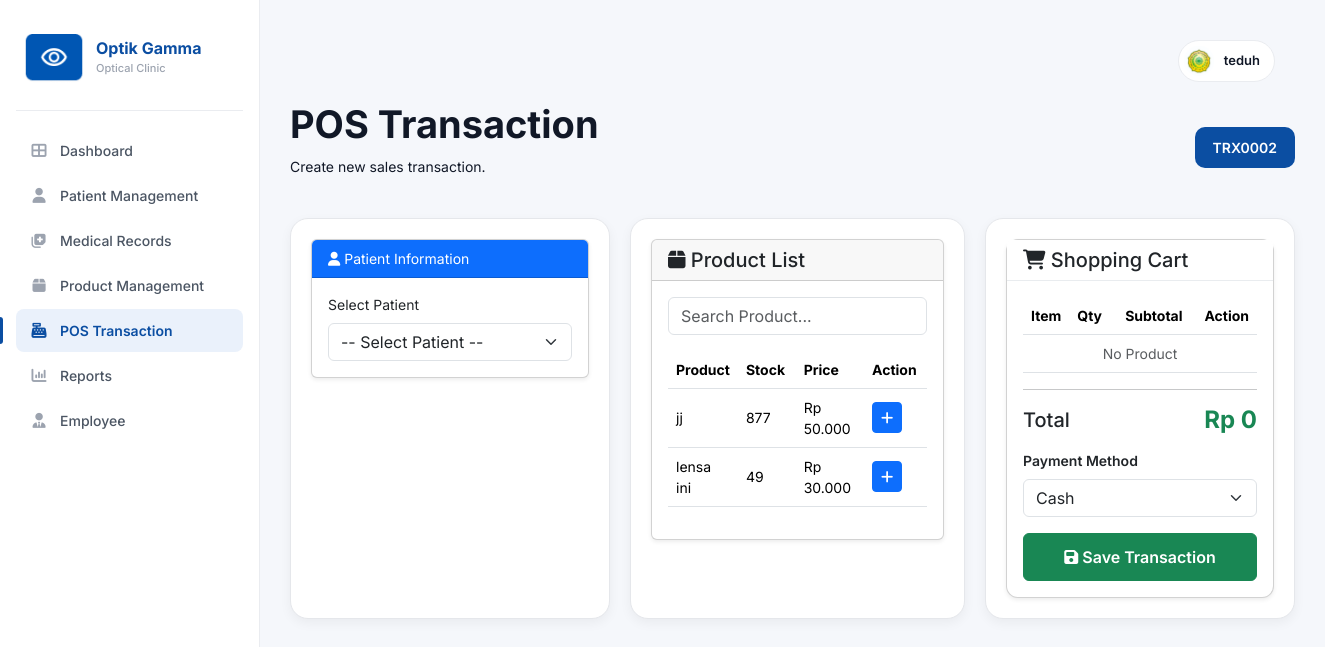
The page /transaction/index.php (signed in) on the database its author committed.
### tables this page shows
CREATE TABLE `users` (
  `id` int(11) NOT NULL,
  `nama` varchar(100) NOT NULL,
  `username` varchar(50) NOT NULL,
  `password` varchar(255) NOT NULL,
  `role` enum('Admin','Karyawan') NOT NULL,
  `no_hp` varchar(20) DEFAULT NULL,
  `email` varchar(100) DEFAULT NULL,
  `alamat` text DEFAULT NULL,
  `foto` varchar(255) DEFAULT 'default.png',
  `status` enum('Aktif','Nonaktif') DEFAULT 'Aktif',
  `created_at` timestamp NOT NULL DEFAULT current_timestamp()
);

CREATE TABLE `products` (
  `id` int(11) NOT NULL,
  `kode_produk` varchar(20) NOT NULL,
  `nama_produk` varchar(100) NOT NULL,
  `kategori` enum('Frame','Lensa','Aksesoris') NOT NULL,
  `merk` varchar(100) DEFAULT NULL,
  `harga_beli` decimal(12,2) DEFAULT 0.00,
  `harga_jual` decimal(12,2) DEFAULT 0.00,
  `stok` int(11) DEFAULT 0,
  `satuan` varchar(20) DEFAULT NULL,
  `deskripsi` text DEFAULT NULL,
  `created_at` timestamp NOT NULL DEFAULT current_timestamp()
);

### transaction/index.php (the view, shortened to what this page needs)
<?php
include "../config/database.php";
$user_id = intval($_SESSION['id']);
$queryUser = mysqli_query($conn, "
    SELECT *
    FROM users
    WHERE id = '$user_id'
    LIMIT 1
");
$user = mysqli_fetch_assoc($queryUser);
$foto = "../assets/img/default.png";
if (
    !empty($user['foto']) &&
    file_exists("../assets/img/profile/" . $user['foto'])
) {
    $foto = "../assets/img/profile/" . $user['foto'];
}
$products = mysqli_query($conn, "
    SELECT *
    FROM products
    WHERE stok > 0
    ORDER BY nama_produk ASC
");
$queryKode = mysqli_query($conn, "
    SELECT MAX(id) AS last_id
    FROM transactions
");
$dataKode = mysqli_fetch_assoc($queryKode);
$nextID = ($dataKode['last_id'] ?? 0) + 1;
$kodeTransaksi = "TRX" . str_pad($nextID, 4, "0", STR_PAD_LEFT);
?>
<!DOCTYPE html>
<html lang="id">
<head>
    <link href="https://cdn.jsdelivr.net/npm/bootstrap@5.3.3/dist/css/bootstrap.min.css" rel="stylesheet">
    <link rel="stylesheet" href="https://cdnjs.cloudflare.com/ajax/libs/font-awesome/6.6.0/css/all.min.css">
    <link rel="stylesheet" href="../assets/css/dashboard.css">
    <link rel="stylesheet" href="../assets/css/transaction.css">
</head>
<body>
    <div class="app-shell">
        <aside class="sidebar">
            <div class="brand">
                <div class="brand-logo">
                    <img src="../assets/img/logo.png" alt="Logo">
                </div>
                <div class="brand-text">
                    <div class="brand-name">Optik Gamma</div>
                    <div class="brand-sub">Optical Clinic</div>
                </div>
            </div>
            <?php
            $isAdmin = (strtolower($_SESSION['role']) == 'admin');
            ?>
            <nav class="side-nav">
                <a href="../dashboard.php" class="nav-item">
                    <i class="fa-solid fa-table-cells-large"></i>
                    Dashboard
                </a>
                <a href="../patient/index.php" class="nav-item">
                    <i class="fa-solid fa-user"></i>
                    Patient Management
                </a>
                <a href="../medical/index.php" class="nav-item">
                    <i class="fa-solid fa-notes-medical"></i>
                    Medical Records
                </a>
                <?php if ($isAdmin) { ?>
                    <a href="../product/index.php" class="nav-item">
                        <i class="fa-solid fa-box"></i>
                        Product Management
                    </a>
                <?php } ?>
                <a href="index.php" class="nav-item active">
                    <i class="fa-solid fa-cash-register"></i>
                    POS Transaction
                </a>
                <?php if ($isAdmin) { ?>
                    <a href="../reports/index.php" class="nav-item">
                        <i class="fa-solid fa-chart-column"></i>
                        Reports
                    </a>
                    <a href="../employee/index.php" class="nav-item">
                        <i class="fa-solid fa-user-tie"></i>
                        Employee
                    </a>
                <?php } ?>
            </nav>
        </aside>
        <main class="main">
            <header class="topbar">
                <div class="top-actions ms-auto">
                    <div class="admin-chip">
                        <img src="<?= $foto ?>" alt="Profile">
                        <span>
                            <?= htmlspecialchars($user['nama']) ?>
                        </span>
                    </div>
                </div>
            </header>
            <div class="page-header">
                <div>
                    <h2>POS Transaction</h2>
                    <p>Create new sales transaction.</p>
                </div>
                <div class="transaction-code">
                    <?= $kodeTransaksi ?>
                </div>
            </div>
            <form id="transactionForm" method="POST" action="save.php">
                <div class="transaction-grid">
                    <div class="left-panel">
                        <div class="card shadow-sm">
                            <div class="card-header bg-primary text-white">
                                <i class="fa fa-user"></i>
                                Patient Information
                            </div>
                            <div class="card-body">
                                <label class="form-label">Select Patient</label>
                                <select class="form-select" name="patient_id" id="patient" required>
                                    <option value="">-- Select Patient --</option>
                                </select>
                            </div>
                        </div>
                    </div>
                    <div class="center-panel">
                        <div class="card shadow-sm">
                            <div class="card-header">
                                <h5 class="mb-0">
                                    <i class="fa-solid fa-box"></i>
                                    Product List
                                </h5>
                            </div>
                            <div class="card-body">
                                <input type="text" class="form-control mb-3" id="searchProduct"
                                    placeholder="Search Product...">
                                <table class="table table-hover align-middle">
                                    <thead>
                                        <tr>
                                            <th>Product</th>
                                            <th width="100">Stock</th>
                                            <th width="150">Price</th>
                                            <th width="100">Action</th>
                                        </tr>
                                    </thead>
                                    <tbody id="productTable">
                                        <?php while ($prd = mysqli_fetch_assoc($products)) { ?>
                                            <tr>
                                                <td>
                                                    <?= htmlspecialchars($prd['nama_produk']) ?>
                                                </td>
                                                <td>
                                                    <?= $prd['stok'] ?>
                                                </td>
                                                <td>
                                                    Rp
                                                    <?= number_format($prd['harga_jual'], 0, ',', '.') ?>
                                                </td>
                                                <td>
                                                    <button type="button" class="btn btn-primary btn-sm btn-add"
                                                        data-id="<?= $prd['id'] ?>"
                                                        data-name="<?= htmlspecialchars($prd['nama_produk']) ?>"
                                                        data-price="<?= $prd['harga_jual'] ?>">
                                                        <i class="fa-solid fa-plus"></i>
                                                    </button>
                                                </td>
                                            </tr>
                                        <?php } ?>
                                    </tbody>
                                </table>
                            </div>
                        </div>
                    </div>
                    <div class="right-panel">
                        <div class="card shadow-sm">
                            <div class="card-header">
                                <h5 class="mb-0">
                                    <i class="fa-solid fa-cart-shopping"></i>
                                    Shopping Cart
                                </h5>
                            </div>
                            <div class="card-body">
                                <table class="table table-hover align-middle">
                                    <thead>
                                        <tr>
                                            <th>Item</th>
                                            <th width="110">Qty</th>
                                            <th width="130">Subtotal</th>
                                            <th width="60">Action</th>
                                        </tr>
                                    </thead>
                                    <tbody id="cartBody">
                                        <tr>
                                            <td colspan="4" class="text-center text-muted">
                                                No Product
                                            </td>
                                        </tr>
                                    </tbody>
                                </table>
                                <hr>
                                <div class="d-flex justify-content-between align-items-center mb-3">
                                    <h5 class="mb-0">Total</h5>
                                    <h4 class="text-success mb-0" id="grandTotal">
                                        Rp 0
                                    </h4>
                                </div>
                                <div class="mb-3">
                                    <label class="form-label fw-semibold">
                                        Payment Method
                                    </label>
                                    <select class="form-select" name="metode_pembayaran" required>
                                        <option value="Cash">Cash</option>
                                    </select>
                                </div>
                                <button type="submit" class="btn btn-success w-100">
                                    <i class="fa-solid fa-floppy-disk"></i>
                                    Save Transaction
                                </button>
                            </div>
                        </div>
                    </div>
                </div>
            </form>
        </main>
    </div>
</body>
</html>

### assets/css/dashboard.css (style rules this page uses)
* { margin: 0; padding: 0; box-sizing: border-box; font-family: 'Inter', sans-serif; }
:root { --primary: #0B4EA2; --primary-dark: #083A7B; --primary-soft: #EAF1FB; --text: #111827; --muted: #6B7280; --muted-2: #9CA3AF; --border: #EAECF0; --bg: #F5F7FB; --card: #ffffff; --green: #22c55e; --green-soft: #DCFCE7; --green-text: #166534; --blue-soft: #DBEAFE; --blue-text: #1E40AF; --red: #ef4444; --red-soft: #FEE2E2; --red-text: #B91C1C; }
body { background: var(--bg); color: var(--text); font-size: 14px; }
.app-shell { display: grid; grid-template-columns: 260px 1fr; min-height: 100vh; }
.sidebar { background: #fff; border-right: 1px solid var(--border); padding: 22px 16px; display: flex; flex-direction: column; position: sticky; top: 0; height: 100vh; }
.brand { display: flex; align-items: center; gap: 12px; padding: 6px 8px 22px; border-bottom: 1px solid var(--border); margin-bottom: 18px; }
.brand-logo { width: 60px; height: 60px; background: transparent; border-radius: 0; }
.brand-logo img { width: 100%; height: 100%; object-fit: contain; filter: none; }
.brand-name { font-size: 16px; font-weight: 700; color: var(--primary); line-height: 1.1; }
.brand-sub { font-size: 11px; color: var(--muted-2); font-weight: 500; margin-top: 2px; }
.side-nav { display: flex; flex-direction: column; gap: 2px; flex: 1; }
.nav-item { display: flex; align-items: center; gap: 12px; padding: 11px 14px; color: #4B5563; text-decoration: none; border-radius: 8px; font-size: 14px; font-weight: 500; position: relative; transition: background .18s, color .18s; }
.nav-item i { width: 18px; text-align: center; font-size: 15px; color: #9CA3AF; }
.nav-item.active { background: var(--primary-soft); color: var(--primary); font-weight: 600; }
.nav-item.active i { color: var(--primary); }
.nav-item.active::before { content: ""; position: absolute; left: -16px; top: 8px; bottom: 8px; width: 3px; border-radius: 0 3px 3px 0; background: var(--primary); }
.main { padding: 20px 30px 40px; }
.topbar { display: flex; justify-content: flex-end; align-items: center; padding: 20px; }
.top-actions { display: flex; align-items: center; gap: 10px; }
.admin-chip { display: flex; align-items: center; gap: 10px; background: #fff; border: 1px solid var(--border); padding: 5px 14px 5px 5px; border-radius: 999px; font-size: 13px; font-weight: 600; color: var(--text); }
.admin-chip img { width: 30px; height: 30px; border-radius: 50%; object-fit: cover; }

### assets/css/transaction.css (style rules this page uses)
.page-header { display: flex; justify-content: space-between; align-items: center; margin-bottom: 25px; }
.page-header h2 { font-size: 38px; font-weight: 700; }
.transaction-code { background: #0B4EA2; color: #fff; padding: 10px 18px; border-radius: 10px; font-weight: 600; }
.transaction-grid { display: grid; grid-template-columns: 320px 1fr 310px; gap: 20px; }
.left-panel, .center-panel, .right-panel { background: #fff; border-radius: 18px; padding: 20px; border: 1px solid #E5E7EB; box-shadow: 0 4px 12px rgba(0, 0, 0, .05); }
.right-panel .card { border-radius: 12px; }
.right-panel .card-header { background: #fff; font-weight: 600; border-bottom: 1px solid #e9ecef; }
#grandTotal { color: #198754; font-weight: 700; }
.table td, .table th { vertical-align: middle; }
.btn-success { height: 48px; font-weight: 600; }

### rows shown on the page
users: foto (picture), nama "teduh"
products: nama_produk "jj", stok "877", harga_jual "50.000"
products: nama_produk "lensa ini", stok "49", harga_jual "30.000"

### other values the page prints
$kodeTransaksi "TRX0002"
